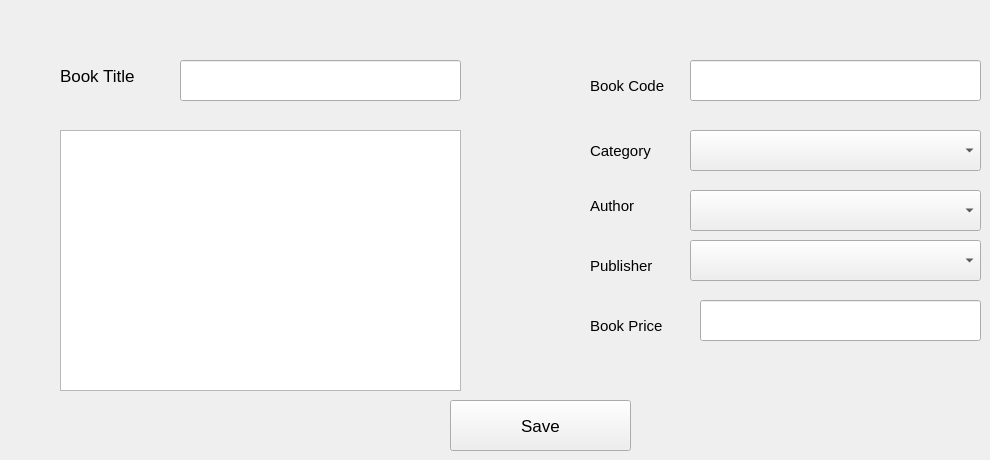
          <widget class="QWidget" name="tab_26">
           <attribute name="title">
            <string>Add New Book</string>
           </attribute>
           <widget class="QLineEdit" name="lineEdit_48">
            <property name="geometry">
             <rect>
              <x>180</x>
              <y>60</y>
              <width>281</width>
              <height>41</height>
             </rect>
            </property>
            <property name="font">
             <font>
              <family>Segoe UI</family>
              <pointsize>13</pointsize>
              <strikeout>false</strikeout>
             </font>
            </property>
           </widget>
           <widget class="QLineEdit" name="lineEdit_49">
            <property name="geometry">
             <rect>
              <x>690</x>
              <y>60</y>
              <width>291</width>
              <height>41</height>
             </rect>
            </property>
            <property name="font">
             <font>
              <family>Segoe UI</family>
              <pointsize>11</pointsize>
              <strikeout>false</strikeout>
             </font>
            </property>
           </widget>
           <widget class="QComboBox" name="comboBox_17">
            <property name="geometry">
             <rect>
              <x>690</x>
              <y>130</y>
              <width>291</width>
              <height>41</height>
             </rect>
            </property>
            <property name="font">
             <font>
              <family>Segoe UI</family>
              <pointsize>11</pointsize>
              <strikeout>false</strikeout>
             </font>
            </property>
           </widget>
           <widget class="QComboBox" name="comboBox_18">
            <property name="geometry">
             <rect>
              <x>690</x>
              <y>190</y>
              <width>291</width>
              <height>41</height>
             </rect>
            </property>
            <property name="font">
             <font>
              <family>Segoe UI</family>
              <pointsize>11</pointsize>
              <strikeout>false</strikeout>
             </font>
            </property>
           </widget>
           <widget class="QComboBox" name="comboBox_19">
            <property name="geometry">
             <rect>
              <x>690</x>
              <y>240</y>
              <width>291</width>
              <height>41</height>
             </rect>
            </property>
            <property name="font">
             <font>
              <family>Segoe UI</family>
              <pointsize>11</pointsize>
              <strikeout>false</strikeout>
             </font>
            </property>
           </widget>
           <widget class="QLineEdit" name="lineEdit_50">
            <property name="geometry">
             <rect>
              <x>700</x>
              <y>300</y>
              <width>281</width>
              <height>41</height>
             </rect>
            </property>
            <property name="font">
             <font>
              <family>Segoe UI</family>
              <pointsize>11</pointsize>
              <strikeout>false</strikeout>
             </font>
            </property>
           </widget>
           <widget class="QPushButton" name="pushButton_35">
            <property name="geometry">
             <rect>
              <x>450</x>
              <y>400</y>
              <width>181</width>
              <height>51</height>
             </rect>
            </property>
            <property name="font">
             <font>
              <family>Segoe UI</family>
              <pointsize>13</pointsize>
              <strikeout>false</strikeout>
             </font>
            </property>
            <property name="text">
             <string>Save</string>
            </property>
           </widget>
           <widget class="QLabel" name="label_64">
            <property name="geometry">
             <rect>
              <x>60</x>
              <y>60</y>
              <width>111</width>
              <height>31</height>
             </rect>
            </property>
            <property name="font">
             <font>
              <family>Segoe UI</family>
              <pointsize>13</pointsize>
              <strikeout>false</strikeout>
             </font>
            </property>
            <property name="text">
             <string>Book Title</string>
            </property>
           </widget>
           <widget class="QLabel" name="label_65">
            <property name="geometry">
             <rect>
              <x>590</x>
              <y>70</y>
              <width>101</width>
              <height>31</height>
             </rect>
            </property>
            <property name="font">
             <font>
              <family>Segoe UI</family>
              <pointsize>11</pointsize>
              <strikeout>false</strikeout>
             </font>
            </property>
            <property name="text">
             <string>Book Code</string>
            </property>
           </widget>
           <widget class="QLabel" name="label_66">
            <property name="geometry">
             <rect>
              <x>590</x>
              <y>310</y>
              <width>111</width>
              <height>31</height>
             </rect>
            </property>
            <property name="font">
             <font>
              <family>Segoe UI</family>
              <pointsize>11</pointsize>
              <strikeout>false</strikeout>
             </font>
            </property>
            <property name="text">
             <string>Book Price</string>
            </property>
           </widget>
           <widget class="QLabel" name="label_67">
            <property name="geometry">
             <rect>
              <x>590</x>
              <y>130</y>
              <width>101</width>
              <height>41</height>
             </rect>
            </property>
            <property name="font">
             <font>
              <family>Segoe UI</family>
              <pointsize>11</pointsize>
              <strikeout>false</strikeout>
             </font>
            </property>
            <property name="text">
             <string>Category</string>
            </property>
           </widget>
           <widget class="QLabel" name="label_68">
            <property name="geometry">
             <rect>
              <x>590</x>
              <y>190</y>
              <width>101</width>
              <height>31</height>
             </rect>
            </property>
            <property name="font">
             <font>
              <family>Segoe UI</family>
              <pointsize>11</pointsize>
              <strikeout>false</strikeout>
             </font>
            </property>
            <property name="text">
             <string>Author</string>
            </property>
           </widget>
           <widget class="QLabel" name="label_69">
            <property name="geometry">
             <rect>
              <x>590</x>
              <y>250</y>
              <width>101</width>
              <height>31</height>
             </rect>
            </property>
            <property name="font">
             <font>
              <family>Segoe UI</family>
              <pointsize>11</pointsize>
              <strikeout>false</strikeout>
             </font>
            </property>
            <property name="text">
             <string>Publisher</string>
            </property>
           </widget>
           <widget class="QTextEdit" name="textEdit_5">
            <property name="geometry">
             <rect>
              <x>60</x>
              <y>130</y>
              <width>401</width>
              <height>261</height>
             </rect>
            </property>
            <property name="font">
             <font>
              <family>Segoe UI</family>
              <pointsize>13</pointsize>
              <strikeout>false</strikeout>
             </font>
            </property>
           </widget>
          </widget>
